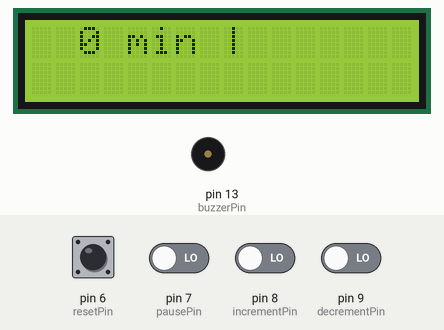
The sketch below on a simulated Arduino Uno, built with avr-gcc and run on an emulated ATmega328P. On the bench: 16×2 character LCD, buzzer (waves = sounding, pin HIGH). Inputs (shaded band) come from the test bench; at power-on: pin 6 (resetPin), pin 7 (pausePin), pin 8 (incrementPin), pin 9 (decrementPin) LOW.

Above: at 1.2 s.
1.3 s: pin 8 (incrementPin) driven HIGH
At 1.6 s:
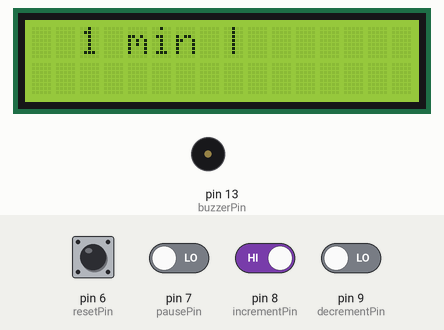
3.0 s: pin 7 (pausePin) driven HIGH
At 4.6 s:
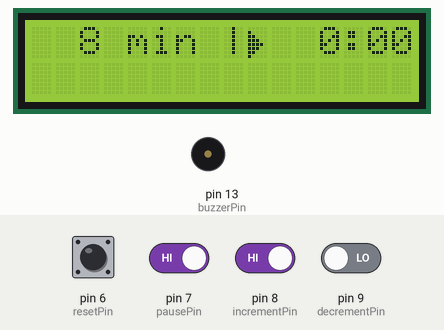
6.0 s: pin 7 (pausePin) driven LOW
At 20.3 s:
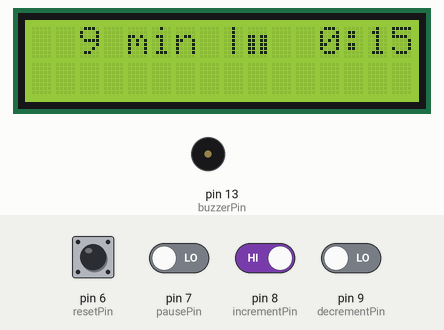
Timing chart, 0 to 21.8 s (numbered marks = the images above; inputs shaded):
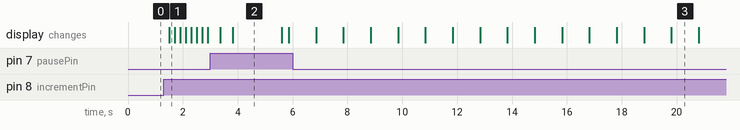

Measured:
- after the input at 1.3 s, the display: changes after 0.20 s (image 1)
- after the input at 3.0 s, the display: first changes after 0.36 s (image 2 shows a later state)

The sketch:

Alarm_Timer_last_update.ino.ino
```cpp
#include <LiquidCrystal.h>
LiquidCrystal lcd(12, 11, 5, 4, 3, 2);

byte pauseButton[] = {                                                          //  pauseButton Design
  B00000,
  B10000,
  B11000,
  B11100,
  B11110,
  B11100,
  B11000,
  B10000
};
byte playButton[] = {                                                           //   PlayButton Design
  B00000,
  B00000,
  B11011,
  B11011,
  B11011,
  B11011,
  B11011,
  B00000
};

byte percentBlock[] = {                                                          //  Percent Block Design
  B00000,
  B00000,
  B00000,
  B11111,
  B11111,
  B11111,
  B11111,
  B11111
};

const int buzzerPin = 13;                                                         //  PIN declaration
const int resetPin = 6;
const int pausePin = 7;
const int incrementPin = 8;
const int decrementPin = 9;
const int pauseLED = 10;

unsigned long long int a,b,c=0;
int sm = 0,h=0;                                                                   //Variable declaration
int pause = 0;
int bd=200;
int counter = 0;
int finish=0;
int reset=0;
int counting=0;
int counter2 = 0;
const int SECOND = 50;
int key = 0;

void setup() {
  pinMode(8,INPUT);                                                               //Setup block
  pinMode(9,INPUT);
  pinMode(7,INPUT);
  pinMode(6,INPUT);
  pinMode(13, OUTPUT);
  lcd.begin(16, 2);
  lcd.createChar(0, playButton);
  lcd.createChar(1, pauseButton);
  lcd.createChar(2, percentBlock);
}
void PauseCheck()
{
  if(digitalRead(pausePin)!=0 && sm!=0)                                           //  PAUSE FUNCTION
  {
      delay(250);
    if(pause==2)
    {
     counting = 0;
     pause = 1;
     digitalWrite(pauseLED, HIGH);
     lcd.setCursor(9,0);
     lcd.write(byte(1));
    }
    else
    {
      counting = 1;      //Indicating couneter to pause counting
      pause = 2;        //The counter is paused
      digitalWrite(pauseLED, LOW);
    }
  }
}


void loop() {
  if(pause==0 && digitalRead(incrementPin)!=0  && counting==0)                 // INCREMENTING sm
  {
    sm++;
    delay(bd);
  }
  if(pause==0 && digitalRead(decrementPin)!=0 && sm>0 && counting ==0)         // DECREMENTING sm
  {
    sm--;
    delay(bd);
     if(sm==9)
     {
      lcd.clear();
     }
  }

  if(digitalRead(resetPin)!=0 && counting!=1)                                   // RESET FUNCTIONALITY
  {
    delay(250);
    a=0,b=0,c=0,h=0;
    sm = 0;
    counter = 0;
    counter2 = 0;
    reset = 1;
    finish = 0;
    counting = 0;
    pause = 0;
    key = 0; //buzzer
    digitalWrite(buzzerPin, LOW);
    lcd.setCursor(9,0);
    lcd.print(" ");
     lcd.clear();
  }

  PauseCheck();

  if(counting ==1)                                                             // COUNTING SECTION
  {
    lcd.setCursor(9,0);
     lcd.write(byte(0));
    counting = 1;

    int pos2 = counter/60,ob=12;
    if(pos2>9) --ob;
    if(pos2>99) --ob;
    lcd.setCursor(ob,0);
    lcd.print(pos2);
    lcd.setCursor(13,0);
    lcd.print(":");
    int pos = counter%60;
    if(pos<=9)
    {

      lcd.setCursor(14,0);
      lcd.print("0");
      lcd.setCursor(15,0);
    }
    else
    {
      lcd.setCursor(14,0);

    }
   lcd.print(pos);
   counter++;                                                                                // Counter section
delay(200);
PauseCheck();
delay(200);
PauseCheck();
delay(200);
 PauseCheck();
 delay(200);
 PauseCheck();
 delay(194);
 PauseCheck();

    //PERCENTAGE PRINTING START                                                               //PERCENTAGE
    int percent = (counter*16)/(sm*60);
    if(percent>0)
    {
      lcd.setCursor(percent-1,1);
    lcd.write(byte(2));
    }
     //PERCENTAGE PRINTING END
  }

  if(counter/60==sm && counting==1)                                                 //FINISH MESSAGE SECTION
  {
      finish = 1;
    //counter = 0;
    counting = 0;
    pause = 0;
    lcd.clear();
    lcd.setCursor(4,0);
  lcd.print("FINISHED!");
   key = 1;
  }                                                                                   //  Buzzer
 if(key)
 {
  if(c==0)
  {
  a = millis();
  c=1;
  }
  b= millis();
  if((b-a)>=750)
  {
    ++h;
    a = b;
    digitalWrite(buzzerPin, HIGH);
  }
   if(h==2)
  {
    h=0;
    digitalWrite(buzzerPin , LOW);
  }
 }

  if(finish == 0)
  {
    if(sm<10)
    {
      lcd.setCursor(2,0);
    }
    else
    {
      lcd.setCursor(1,0);
    }
  lcd.print(sm);
  lcd.setCursor(4,0);
  lcd.print("min");
  lcd.setCursor(8,0);
  lcd.print("|");
  }

}
```
